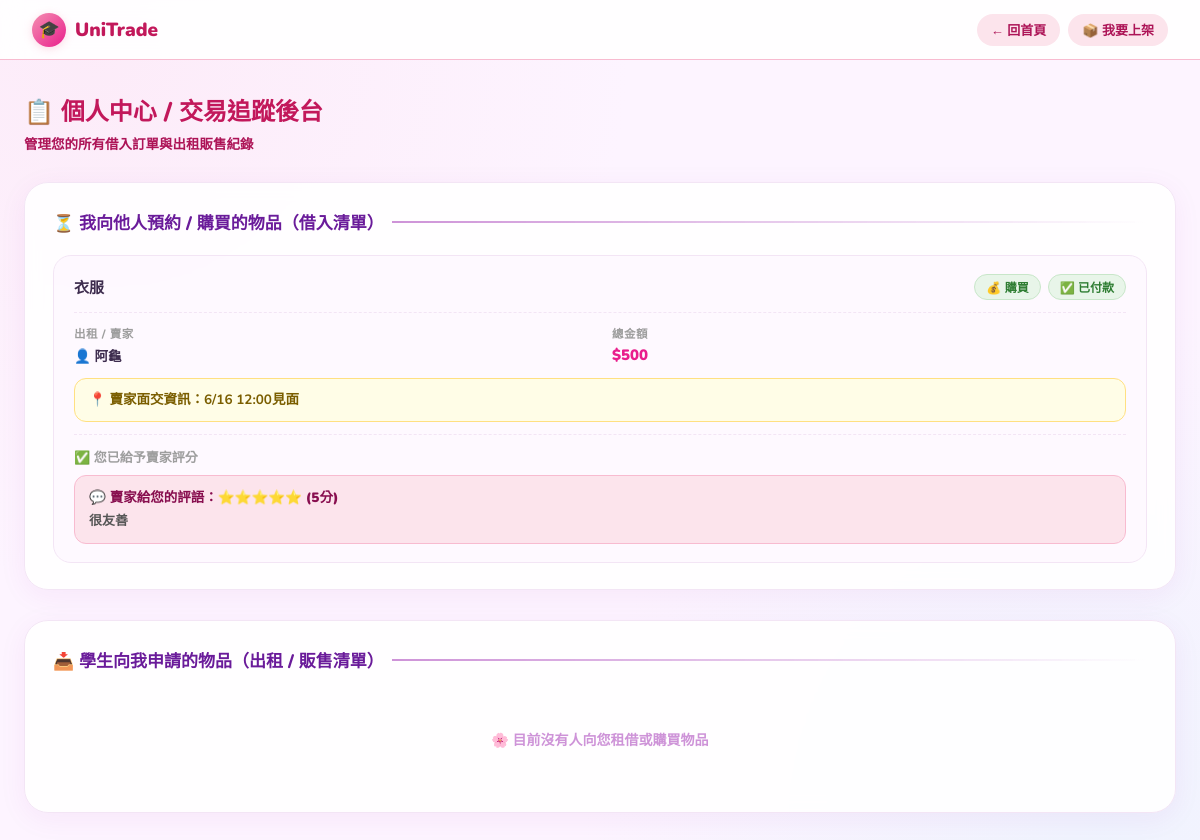
The app's page /unitrade/my_orders.php (signed in) with its own data.
### tables this page shows
CREATE TABLE `orders` (
  `id` int(11) NOT NULL,
  `item_id` int(11) NOT NULL,
  `buyer_id` int(11) NOT NULL,
  `order_type` enum('rent','sell') NOT NULL,
  `start_date` date DEFAULT NULL,
  `end_date` date DEFAULT NULL,
  `actual_return_date` date DEFAULT NULL,
  `total_price` decimal(10,2) NOT NULL,
  `payment_status` enum('pending','paid') DEFAULT 'pending',
  `meeting_info` text DEFAULT NULL
);

CREATE TABLE `items` (
  `id` int(11) NOT NULL,
  `owner_id` int(11) NOT NULL,
  `type` enum('rent','sell') NOT NULL,
  `title` varchar(100) NOT NULL,
  `description` text DEFAULT NULL,
  `price` decimal(10,2) NOT NULL,
  `image_url` varchar(255) DEFAULT NULL,
  `lat` decimal(10,8) DEFAULT NULL,
  `lng` decimal(11,8) DEFAULT NULL,
  `location_name` varchar(100) NOT NULL,
  `item_status` enum('available','reserved','renting','sold') DEFAULT 'available',
  `category` enum('textbook','daily','electronics') NOT NULL DEFAULT 'textbook'
);

CREATE TABLE `users` (
  `id` int(11) NOT NULL,
  `username` varchar(50) NOT NULL,
  `email` varchar(100) NOT NULL,
  `password_hash` varchar(255) NOT NULL,
  `role` enum('student','admin') DEFAULT 'student',
  `credit_score` int(11) DEFAULT 100,
  `status` enum('active','banned') DEFAULT 'active',
  `banned_reason` text DEFAULT NULL
);

CREATE TABLE `reviews` (
  `id` int(11) NOT NULL,
  `order_id` int(11) NOT NULL,
  `reviewer_id` int(11) NOT NULL,
  `reviewee_id` int(11) NOT NULL,
  `rating` int(11) NOT NULL CHECK (`rating` between 1 and 5),
  `comment` text DEFAULT NULL
);

### unitrade/my_orders.php (the view, shortened to what this page needs)
<?php
require_once 'db.php';
$user_id = $_SESSION['user_id'];
$sql_buyer = "SELECT orders.*, items.title, items.location_name AS area_name, users.username AS seller_name,
                     r_out.id AS my_review_id,
                     r_in.rating AS peer_rating, r_in.comment AS peer_comment
              FROM orders
              JOIN items ON orders.item_id = items.id
              JOIN users ON items.owner_id = users.id
              LEFT JOIN reviews r_out ON orders.id = r_out.order_id AND r_out.reviewer_id = ?
              LEFT JOIN reviews r_in  ON orders.id = r_in.order_id  AND r_in.reviewee_id = ?
              WHERE orders.buyer_id = ?
              ORDER BY orders.id DESC";
$stmt_buyer = $pdo->prepare($sql_buyer);
$stmt_buyer->execute([$user_id, $user_id, $user_id]);
$my_rentals = $stmt_buyer->fetchAll();
$sql_seller = "SELECT orders.*, items.title, items.location_name AS area_name, users.username AS buyer_name,
                     r_out.id AS my_review_id,
                     r_in.rating AS peer_rating, r_in.comment AS peer_comment
               FROM orders
               JOIN items ON orders.item_id = items.id
               JOIN users ON orders.buyer_id = users.id
               LEFT JOIN reviews r_out ON orders.id = r_out.order_id AND r_out.reviewer_id = ?
               LEFT JOIN reviews r_in  ON orders.id = r_in.order_id  AND r_in.reviewee_id = ?
               WHERE items.owner_id = ?
               ORDER BY orders.id DESC";
$stmt_seller = $pdo->prepare($sql_seller);
$stmt_seller->execute([$user_id, $user_id, $user_id]);
$my_sales = $stmt_seller->fetchAll();
?>
<!DOCTYPE html>
<html lang="zh-TW">
<head>
</head>
<body>
    <nav class="top-nav">
        <a href="index.php" class="nav-brand">
            <div class="nav-brand-icon">🎓</div>
            <span class="nav-brand-text">UniTrade</span>
        </a>
        <div class="nav-links">
            <a href="index.php">← 回首頁</a>
            <a href="upload.php">📦 我要上架</a>
        </div>
    </nav>
    <div class="page-wrap">
        <div class="page-header">
            <h1>📋 個人中心 / 交易追蹤後台</h1>
            <p>管理您的所有借入訂單與出租販售紀錄</p>
        </div>
        <div class="section-block">
            <div class="section-heading">⏳ 我向他人預約 / 購買的物品（借入清單）</div>
            <?php if (count($my_rentals) === 0): ?>
                <div class="empty-state">🌸 目前沒有借入或購買任何物品</div>
            <?php else: ?>
                <div class="order-list">
                    <?php foreach ($my_rentals as $order): ?>
                        <div class="order-card">
                            <div class="order-card-header">
                                <span class="order-title"><?php echo htmlspecialchars($order['title']); ?></span>
                                <div class="order-badges">
                                    <?php if ($order['order_type'] === 'rent'): ?>
                                        <span class="badge badge-rent">⏳ 租賃</span>
                                    <?php else: ?>
                                        <span class="badge badge-buy">💰 購買</span>
                                    <?php endif; ?>
                                    <?php if ($order['payment_status'] === 'pending'): ?>
                                        <span class="badge badge-pending">⚠️ 待付款（面交現付）</span>
                                    <?php else: ?>
                                        <span class="badge badge-paid">✅ 已付款</span>
                                    <?php endif; ?>
                                </div>
                            </div>
                            <div class="order-field">
                                <span class="order-field-label">出租 / 賣家</span>
                                <span class="order-field-value">👤 <?php echo htmlspecialchars($order['seller_name']); ?></span>
                            </div>
                            <div class="order-field">
                                <span class="order-field-label">總金額</span>
                                <span class="order-field-value price-pay">$<?php echo number_format($order['total_price'], 0); ?></span>
                            </div>
                            <?php if (!empty($order['meeting_info'])): ?>
                                <div class="meeting-info-box">
                                    📍 賣家面交資訊：<?php echo nl2br(htmlspecialchars($order['meeting_info'])); ?>
                                </div>
                            <?php else: ?>
                                <div class="meeting-info-pending">⏳ 等待賣家輸入具體面交地點...</div>
                            <?php endif; ?>
                            <div class="review-area">
                                <?php if (!$order['my_review_id']): ?>
                                    <a href="review.php?order_id=<?php echo $order['id']; ?>" class="btn-review-buyer">
                                        ⭐ 交易結案 / 評分賣家
                                    </a>
                                <?php else: ?>
                                    <span class="reviewed-badge">✅ 您已給予賣家評分</span>
                                <?php endif; ?>
                                <?php if ($order['peer_rating']): ?>
                                    <div class="peer-review-box">
                                        <div class="peer-review-stars">
                                            💬 賣家給您的評語：<?php echo str_repeat('⭐', $order['peer_rating']); ?> (<?php echo $order['peer_rating']; ?>分)
                                        </div>
                                        <div class="peer-review-comment"><?php echo htmlspecialchars($order['peer_comment'] ?? '未填寫詳細說明'); ?></div>
                                    </div>
                                <?php endif; ?>
                            </div>
                        </div>
                    <?php endforeach; ?>
                </div>
            <?php endif; ?>
        </div>
        <div class="section-block">
            <div class="section-heading">📥 學生向我申請的物品（出租 / 販售清單）</div>
            <?php if (count($my_sales) === 0): ?>
                <div class="empty-state">🌸 目前沒有人向您租借或購買物品</div>
            <?php endif; ?>
        </div>
    </div>
</body>
</html>

### unitrade/my_orders.php (style rules this page uses)
*, *::before, *::after { box-sizing: border-box; margin: 0; padding: 0; }
body { font-family: 'Nunito', 'Microsoft JhengHei', sans-serif; background: #fdf4ff; background-image: radial-gradient(circle at 8% 5%, #fce4f388 0%, transparent 38%), radial-gradient(circle at 92% 90%, #e3f2fd88 0%, transparent 38%); min-height: 100vh; color: #3d2c4e; }
.top-nav { background: rgba(255,255,255,0.9); backdrop-filter: blur(10px); -webkit-backdrop-filter: blur(10px); border-bottom: 1.5px solid #f8bbd0; padding: 0 32px; display: flex; align-items: center; justify-content: space-between; height: 60px; position: sticky; top: 0; z-index: 100; }
.nav-brand { display: flex; align-items: center; gap: 9px; text-decoration: none; }
.nav-brand-icon { width: 34px; height: 34px; background: linear-gradient(135deg, #f48fb1, #e91e8c); border-radius: 50%; display: flex; align-items: center; justify-content: center; font-size: 17px; box-shadow: 0 2px 8px #f48fb155; }
.nav-brand-text { font-size: 19px; font-weight: 900; color: #c2185b; }
.nav-links { display: flex; align-items: center; gap: 8px; }
.nav-links a { font-size: 13px; font-weight: 700; color: #ad1457; text-decoration: none; padding: 6px 14px; border-radius: 20px; background: #fce4ec; transition: background .18s; }
.page-wrap { max-width: 1200px; margin: 0 auto; padding: 32px 24px 70px; }
.page-header { margin-bottom: 28px; }
.page-header h1 { font-size: 24px; font-weight: 900; color: #c2185b; display: flex; align-items: center; gap: 9px; }
.page-header p { font-size: 13.5px; color: #ad1457; margin-top: 5px; font-weight: 600; }
.section-block { background: rgba(255,255,255,0.88); backdrop-filter: blur(8px); border: 1.5px solid #f3e5f5; border-radius: 24px; padding: 26px 28px; box-shadow: 0 6px 28px #9c27b010; margin-bottom: 30px; }
.section-heading { font-size: 17px; font-weight: 900; color: #6a1b9a; margin-bottom: 20px; display: flex; align-items: center; gap: 8px; }
.section-heading::after { content: ''; flex: 1; height: 1.5px; background: linear-gradient(90deg, #ce93d8, transparent); }
.empty-state { text-align: center; padding: 36px 20px; color: #ce93d8; font-size: 14px; font-weight: 700; }
.order-list { display: flex; flex-direction: column; gap: 16px; }
.order-card { border: 1.5px solid #f3e5f5; border-radius: 18px; padding: 18px 20px; background: #fdf4ff88; display: grid; grid-template-columns: 1fr 1fr; gap: 12px 24px; transition: box-shadow .18s; }
.order-card-header { grid-column: 1 / -1; display: flex; align-items: center; justify-content: space-between; flex-wrap: wrap; gap: 8px; padding-bottom: 12px; border-bottom: 1.5px dashed #f3e5f5; }
.order-title { font-size: 15px; font-weight: 900; color: #3d2c4e; }
.order-badges { display: flex; gap: 7px; flex-wrap: wrap; align-items: center; }
.badge { display: inline-flex; align-items: center; gap: 4px; padding: 3px 11px; border-radius: 20px; font-size: 12px; font-weight: 800; }
.badge-buy { background: #e8f5e9; color: #2e7d32; border: 1.5px solid #c8e6c9; }
.badge-paid { background: #e8f5e9; color: #2e7d32; border: 1.5px solid #c8e6c9; }
.order-field { display: flex; flex-direction: column; gap: 3px; }
.order-field-label { font-size: 11.5px; font-weight: 800; color: #9e9e9e; text-transform: uppercase; letter-spacing: .5px; }
.order-field-value { font-size: 13.5px; font-weight: 700; color: #3d2c4e; }
.price-pay { color: #e91e8c; font-size: 15px; font-weight: 900; }
.meeting-info-box { grid-column: 1 / -1; background: #fffde7; border: 1.5px solid #ffe082; border-radius: 12px; padding: 10px 14px; font-size: 13.5px; font-weight: 700; color: #7b5e00; line-height: 1.6; }
.review-area { grid-column: 1 / -1; display: flex; flex-direction: column; gap: 8px; padding-top: 12px; border-top: 1.5px dashed #f3e5f5; }
.reviewed-badge { font-size: 13px; font-weight: 800; color: #9e9e9e; display: inline-flex; align-items: center; gap: 5px; }
.peer-review-box { background: #fce4ec; border: 1.5px solid #f8bbd0; border-radius: 12px; padding: 11px 14px; font-size: 13px; color: #880e4f; line-height: 1.6; }
.peer-review-stars { font-weight: 900; font-size: 13.5px; margin-bottom: 3px; }
.peer-review-comment { font-weight: 600; color: #555; margin-top: 3px; }

### records on screen
orders: item.title "衣服", order_type "💰 購買", payment_status "✅ 已付款", users.username "阿龜", total_price "500", meeting_info "6/16 12:00見面", reviews.rating "⭐⭐⭐⭐⭐", reviews.rating "5", reviews.comment "很友善"
